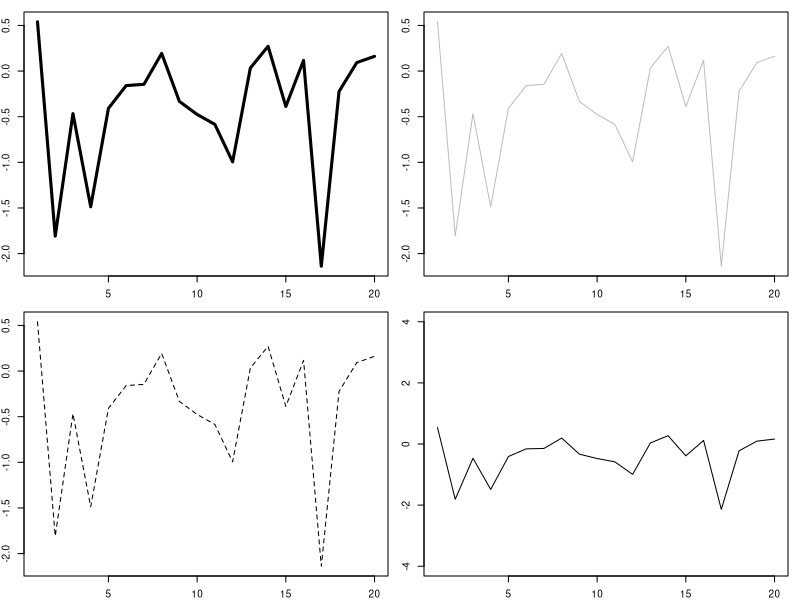

Reproduce this figure in R.
par(mfrow=c(2, 2), mar=c(2, 2, 1, 1), cex=0.6)
y <- rnorm(20)
plot(y, type="l", lwd=3)
plot(y, type="l", col="gray")
plot(y, type="l", lty="dashed")
plot(y, type="l", ylim=c(-4, 4))




